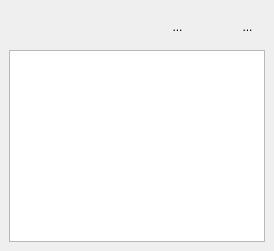
  <widget class="QDockWidget" name="blocnoteDockWidget">
   <property name="windowIcon">
    <iconset resource="../icons.qrc">
     <normaloff>:/glmixer/icons/notes.png</normaloff>:/glmixer/icons/notes.png</iconset>
   </property>
   <property name="windowTitle">
    <string>Bloc note</string>
   </property>
   <attribute name="dockWidgetArea">
    <number>1</number>
   </attribute>
   <widget class="QWidget" name="blocnoteDockWidgetContents">
    <layout class="QVBoxLayout" name="verticalLayout_5">
     <item>
      <layout class="QHBoxLayout" name="horizontalLayout_19">
       <property name="spacing">
        <number>0</number>
       </property>
       <item>
        <spacer name="horizontalSpacer_3">
         <property name="orientation">
          <enum>Qt::Horizontal</enum>
         </property>
         <property name="sizeHint" stdset="0">
          <size>
           <width>40</width>
           <height>20</height>
          </size>
         </property>
        </spacer>
       </item>
       <item>
        <widget class="QToolButton" name="pasteNotes">
         <property name="styleSheet">
          <string notr="true">QToolButton { 
     border-style: inset;
     border-width: 1px;
    border-radius:5px;
padding: 3px;
     min-height: 24px;
     min-width: 24px;
     border-color: transparent;
     background: transparent;
}

QToolButton:pressed { 
     border-color: palette(dark);
}
</string>
         </property>
         <property name="text">
          <string>...</string>
         </property>
         <property name="icon">
          <iconset resource="../icons.qrc">
           <normaloff>:/glmixer/icons/textpaste.png</normaloff>:/glmixer/icons/textpaste.png</iconset>
         </property>
         <property name="iconSize">
          <size>
           <width>24</width>
           <height>24</height>
          </size>
         </property>
        </widget>
       </item>
       <item>
        <widget class="QToolButton" name="copyNotes">
         <property name="toolTip">
          <string>Copy to clipboard</string>
         </property>
         <property name="styleSheet">
          <string notr="true">QToolButton { 
     border-style: inset;
     border-width: 1px;
    border-radius:5px;
padding: 3px;
     min-height: 24px;
     min-width: 24px;
     border-color: transparent;
     background: transparent;
}

QToolButton:pressed { 
     border-color: palette(dark);
}
</string>
         </property>
         <property name="icon">
          <iconset resource="../icons.qrc">
           <normaloff>:/glmixer/icons/textcopy.png</normaloff>:/glmixer/icons/textcopy.png</iconset>
         </property>
         <property name="iconSize">
          <size>
           <width>24</width>
           <height>24</height>
          </size>
         </property>
        </widget>
       </item>
       <item>
        <widget class="QToolButton" name="clearNotes">
         <property name="toolTip">
          <string>Clear</string>
         </property>
         <property name="styleSheet">
          <string notr="true">QToolButton { 
     border-style: inset;
     border-width: 1px;
    border-radius:5px;
padding: 3px;
     min-height: 24px;
     min-width: 24px;
     border-color: transparent;
     background: transparent;
}

QToolButton:pressed { 
     border-color: palette(dark);
}
</string>
         </property>
         <property name="text">
          <string>...</string>
         </property>
         <property name="icon">
          <iconset resource="../icons.qrc">
           <normaloff>:/glmixer/icons/clean.png</normaloff>:/glmixer/icons/clean.png</iconset>
         </property>
         <property name="iconSize">
          <size>
           <width>24</width>
           <height>24</height>
          </size>
         </property>
        </widget>
       </item>
      </layout>
     </item>
     <item>
      <widget class="QTextEdit" name="blocNoteEdit">
       <property name="acceptDrops">
        <bool>true</bool>
       </property>
       <property name="toolTip">
        <string>Personnal notes for this session</string>
       </property>
       <property name="autoFormatting">
        <set>QTextEdit::AutoNone</set>
       </property>
       <property name="acceptRichText">
        <bool>false</bool>
       </property>
      </widget>
     </item>
    </layout>
   </widget>
  </widget>
